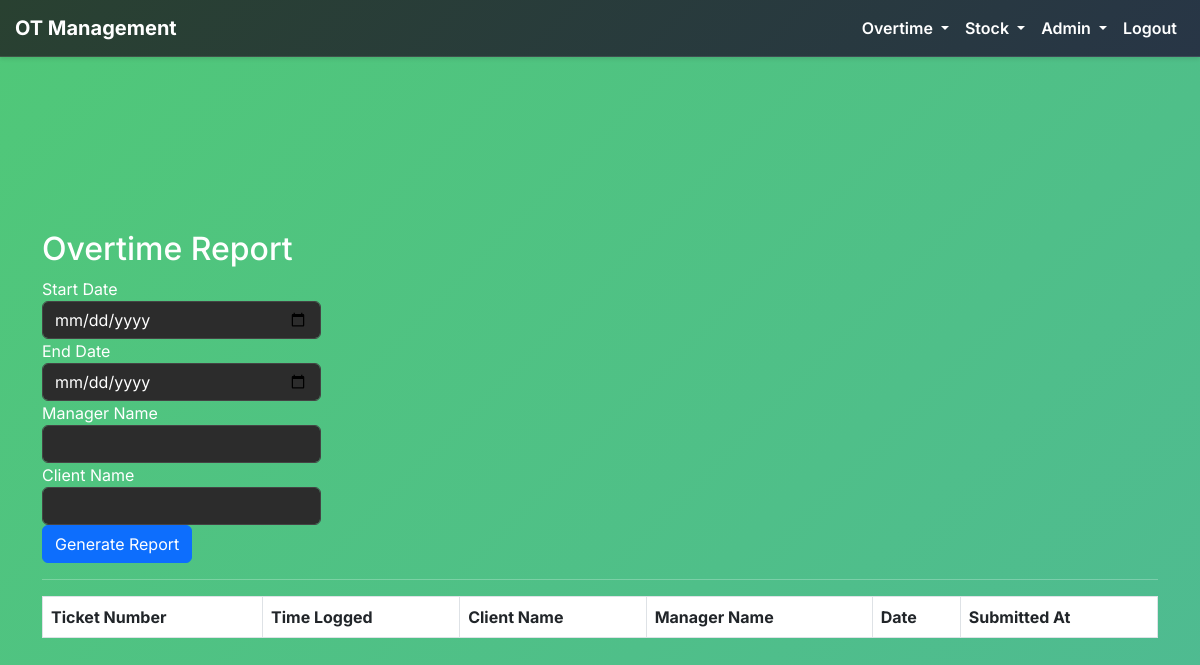
Before: /overtime/report (signed in) with the older database file.
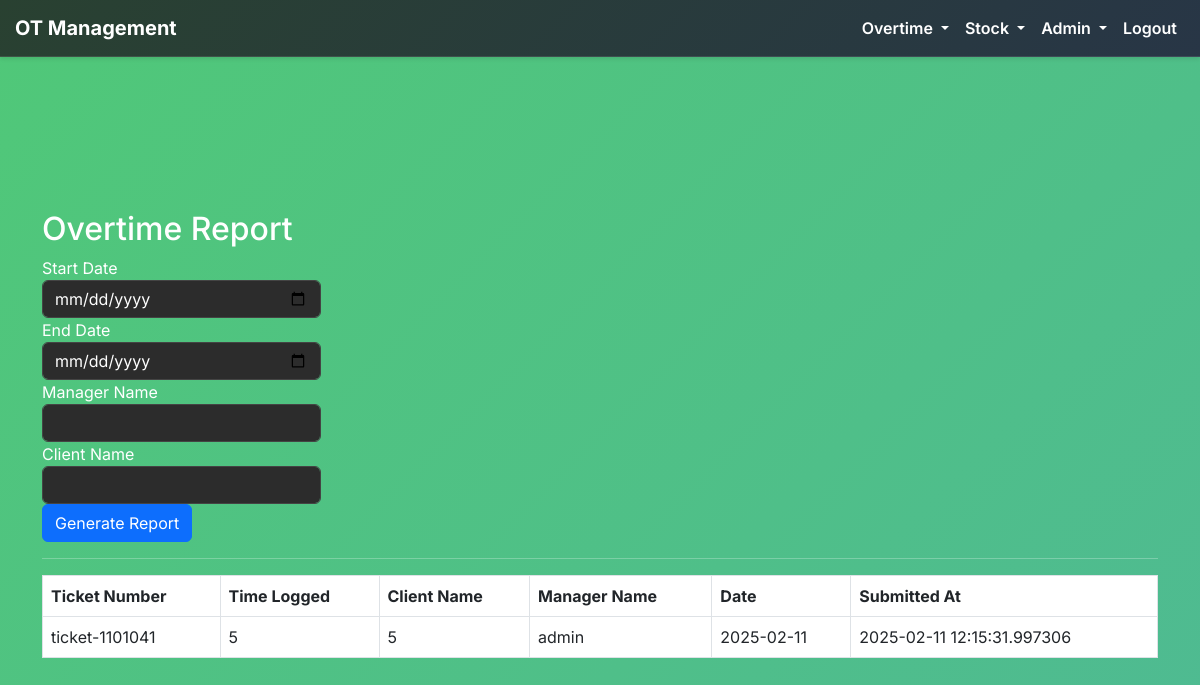
After: the same page with the newer database file.
### models/overtime.py (models this page shows, shortened)
class OvertimeRequest(db.Model):
    id = db.Column(db.Integer, primary_key=True)
    ticket_number = db.Column(db.String(50), nullable=False)
    time_logged = db.Column(db.String(20), nullable=False)  # Stored as a string for simplicity
    client_name = db.Column(db.String(100), nullable=False)
    manager_name = db.Column(db.String(100), nullable=False)
    date = db.Column(db.Date, nullable=False)
    created_at = db.Column(db.DateTime, default=datetime.utcnow)
    status = db.Column(db.String(20), default='pending')  # New field: pending, approved, denied

### routes/overtime.py (the view, shortened to what this page needs)
@overtime_blueprint.route('/overtime/report', methods=['GET'])
@login_required
def overtime_report():
    if not current_user.has_overtime_access():
        flash('You do not have permission to access overtime features.', 'danger')
        return redirect(url_for('index'))
    if not current_user.is_admin:
        flash('Access denied', 'danger')
        return redirect(url_for('overtime.dashboard'))
    start_date = request.args.get('start_date')
    end_date = request.args.get('end_date')
    manager_name = request.args.get('manager_name')
    client_name = request.args.get('client_name')
    query = OvertimeRequest.query
    if manager_name:
        query = query.filter(OvertimeRequest.manager_name.ilike(f"%{manager_name}%"))
    if client_name:
        query = query.filter(OvertimeRequest.client_name.ilike(f"%{client_name}%"))
    overtime_requests = query.all()
    return render_template('overtime_report.html', requests=overtime_requests)

### models/user.py (called while the page is built)
    def has_overtime_access(self):
        return self.is_admin or self.can_access_overtime

    def has_inventory_access(self):
        return self.is_admin or self.can_access_inventory

### templates/overtime_report.html
{% extends "base.html" %}
{% block content %}
<h2>Overtime Report</h2>
<form method="GET" action="{{ url_for('overtime.overtime_report') }}">
  <div class="form-row">
    <div class="form-group col-md-3">
      <label for="start_date">Start Date</label>
      <input type="date" class="form-control" name="start_date" id="start_date">
    </div>
    <div class="form-group col-md-3">
      <label for="end_date">End Date</label>
      <input type="date" class="form-control" name="end_date" id="end_date">
    </div>
    <div class="form-group col-md-3">
      <label for="manager_name">Manager Name</label>
      <input type="text" class="form-control" name="manager_name" id="manager_name">
    </div>
    <div class="form-group col-md-3">
      <label for="client_name">Client Name</label>
      <input type="text" class="form-control" name="client_name" id="client_name">
    </div>
  </div>
  <button type="submit" class="btn btn-primary">Generate Report</button>
</form>
<hr>
<table class="table table-bordered">
  <thead>
    <tr>
      <th>Ticket Number</th>
      <th>Time Logged</th>
      <th>Client Name</th>
      <th>Manager Name</th>
      <th>Date</th>
      <th>Submitted At</th>
    </tr>
  </thead>
  <tbody>
    {% for request in requests %}
    <tr>
      <td>{{ request.ticket_number }}</td>
      <td>{{ request.time_logged }}</td>
      <td>{{ request.client_name }}</td>
      <td>{{ request.manager_name }}</td>
      <td>{{ request.date }}</td>
      <td>{{ request.created_at }}</td>
    </tr>
    {% endfor %}
  </tbody>
</table>
{% endblock %}

### templates/base.html (shortened to what this page needs)
<!DOCTYPE html>
<html lang="en">
<head>
    <link rel="stylesheet" href="https://cdnjs.cloudflare.com/ajax/libs/bootstrap/5.3.0/css/bootstrap.min.css">
    <link href="{{ url_for('static', filename='css/global.css') }}" rel="stylesheet">
</head>
<body>
    <nav class="navbar navbar-expand-lg navbar-dark">
        <div class="container-fluid navbar-container">
            {% if current_user.is_authenticated %}
            <a class="navbar-brand" href="{{ url_for('main.index') }}">OT Management</a>
            {% else %}
            <a class="navbar-brand" href="{{ url_for('auth.login') }}">OT Management</a>
            {% endif %}
            <div class="collapse navbar-collapse" id="navbarSupportedContent">
                <ul class="navbar-nav ms-auto mb-2 mb-lg-0">
                    {% if current_user.is_authenticated %}
                    <li class="nav-item dropdown">
                        <a class="nav-link dropdown-toggle" href="#" id="overtimeDropdown" role="button" data-bs-toggle="dropdown" aria-expanded="false">
                            Overtime
                        </a>
                    </li>
                    <li class="nav-item dropdown">
                        <a class="nav-link dropdown-toggle" href="#" id="stockDropdown" role="button" data-bs-toggle="dropdown" aria-expanded="false">
                            Stock
                        </a>
                    </li>
                    {% if current_user.is_admin %}
                    <li class="nav-item dropdown">
                        <a class="nav-link dropdown-toggle" href="#" id="adminDropdown" role="button" data-bs-toggle="dropdown" aria-expanded="false">
                            Admin
                        </a>
                    </li>
                    {% endif %}
                    <li class="nav-item">
                        <a class="nav-link" href="{{ url_for('auth.logout') }}">Logout</a>
                    </li>
                    {% else %}
                    <li class="nav-item">
                        <a class="nav-link" href="{{ url_for('auth.login') }}">Login</a>
                    </li>
                    {% endif %}
                </ul>
            </div>
        </div>
    </nav>
    <div class="container mt-4">
        {% block content %}{% endblock %}
    </div>
</body>
</html>

### templates/base.html (style rules this page uses)
body { padding-top: 60px; background: linear-gradient(135deg, #50c878, #4a90e2); background-size: 400% 400%; animation: GradientBackground 15s ease infinite; color: white; font-family: 'Inter', sans-serif; min-height: 100vh; display: flex; align-items: center; justify-content: center; }
.navbar { position: fixed; top: 0; left: 0; width: 100%; z-index: 1030; background: linear-gradient(135deg, rgba(80, 200, 120, 0.2), rgba(74, 144, 226, 0.2)) !important; backdrop-filter: blur(10px); border-bottom: 1px solid rgba(255, 255, 255, 0.1); transition: all 0.3s ease; box-shadow: 0 2px 4px rgba(0,0,0,0.1); background-color: #1f1f1f !important; }
.navbar-container { max-width: 1200px; margin: 0 auto; padding: 0 15px; }
.nav-item .nav-link { color: white !important; font-weight: 600; transition: color 0.3s ease, background-color 0.3s ease; border-radius: 5px; padding: 0.5rem 1rem; color: #ffffff !important; }
.navbar-brand { color: white !important; font-weight: 700; transition: color 0.3s ease; color: #ffffff !important; }
.table { color: #ffffff; }
.form-control, .form-select { background-color: #2c2c2c; color: #ffffff; border: 1px solid #444; }

Changed rows visible on the page:
added OvertimeRequest: ticket_number "ticket-1101041", time_logged "5", client_name "5", manager_name "admin", date "2025-02-11", created_at "2025-02-11 12:15:31.997306"
